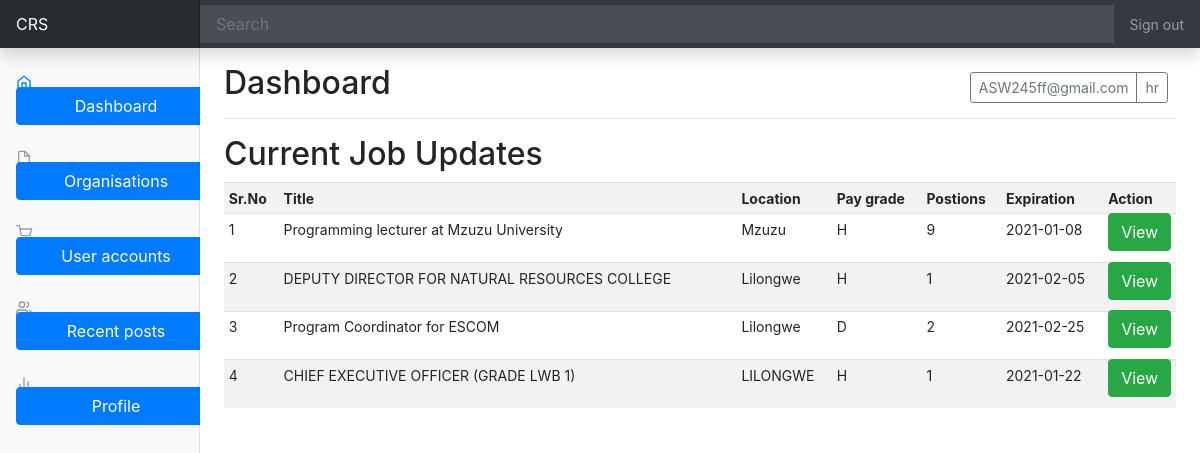
The app's page /ad/index.php (signed in) with its own data.
### tables this page shows
CREATE TABLE IF NOT EXISTS `vacancy` (
  `Refference` varchar(20) NOT NULL,
  `Companyname` varchar(30) NOT NULL,
  `category` varchar(255) NOT NULL,
  `Title` varchar(50) NOT NULL,
  `Description` varchar(1000) NOT NULL,
  `Location` varchar(20) NOT NULL,
  `experience` int(255) NOT NULL,
  `Pay` varchar(20) NOT NULL,
  `Positions` int(100) NOT NULL,
  `Expiration` date NOT NULL,
  `Addition` varchar(1000) NOT NULL,
  `hr` varchar(255) NOT NULL,
  `Status` int(255) NOT NULL,
  PRIMARY KEY (`Refference`)
);

### includes/data_center2.php (the view, shortened to what this page needs)
 <h2>Current Job Updates</h2>
      <div class="table-responsive">
        <table class="table table-striped table-sm">
	<Tr class="active">
		<th>Sr.No</th>
		<th>Title</th>
		<th>Location</th>
		<th>Pay grade</th>
		<th>Postions</th>
		<th>Expiration</th>
		<th width="5%%">Action</th>
	</Tr>
		<?php
		include("config.php");
         $inc=1;
         $retval = mysqli_query($link,"SELECT * FROM vacancy ");
		 while($row = mysqli_fetch_array($retval))
		  {
            echo "<Tr>";
echo "<td>".$inc."</td>";
echo "<td>".$row['Title']."</td>";
echo "<td>".$row['Location']."</td>";
echo "<td>".$row['Pay']."</td>";
echo "<td>".$row['Positions']."</td>";
echo "<td>".$row['Expiration']."</td>";
echo "<td>"."<a  href='wrld.php'>"."<button class='btn btn-success' style='width:auto; margin-top:-6px;  margin-bottom:6px;'>View</button>"." "."</a>"."</td>";
echo "</Tr>";
$inc++;
};
		?>
</table>
      </div>

### ad/dashboard.css (style rules this page uses)
body { font-size: .875rem; }

### records on screen
vacancy: Title "Programming lecturer at Mzuzu University", Location "Mzuzu", Pay "H", Positions "9", Expiration "2021-01-08"
vacancy: Title "DEPUTY DIRECTOR FOR NATURAL RESOURCES COLLEGE", Location "Lilongwe", Pay "H", Positions "1", Expiration "2021-02-05"
vacancy: Title "Program Coordinator for ESCOM", Location "Lilongwe", Pay "D", Positions "2", Expiration "2021-02-25"
vacancy: Title "CHIEF EXECUTIVE OFFICER (GRADE LWB 1)", Location "LILONGWE", Pay "H", Positions "1", Expiration "2021-01-22"

### other values on screen
$_SESSION["user"] "ASW245ff@gmail.com"
$_SESSION["role"] "hr"
